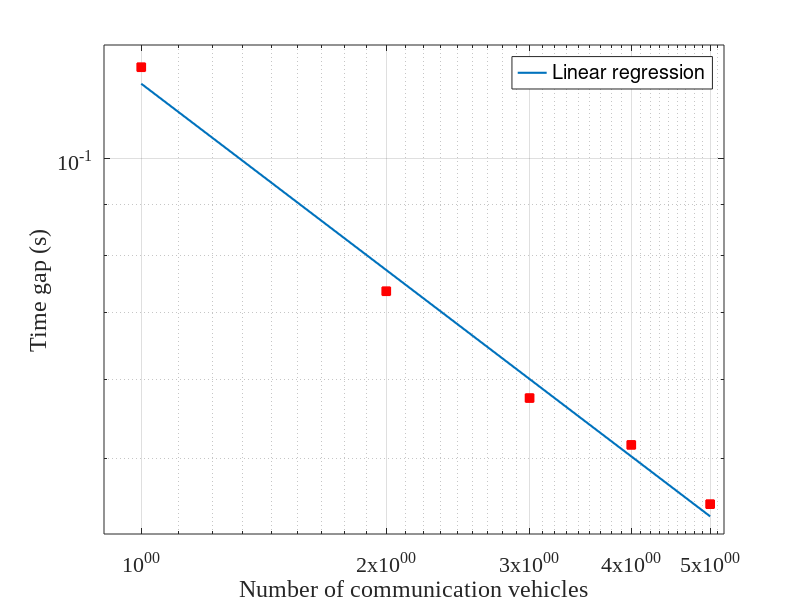

Source code (MATLAB): (Note: this script raises an error after producing the figure.)
clc
clear
close all

% Code for Figure 5 in main text
%%
for npre=1:5
    if npre==1
        paraUpper=[0.6722    0.2467    0.9551    0.1235    1.5];
    elseif npre==2
        paraUpper=[0.6265    0.3703    0.4437    0.2889    0.6676    0.0736    1];
    elseif npre==3
        paraUpper=[0.7026    0.4377    0.3068    0.2359    0.2194    0.1090    0.6125    0.0575    1];
    elseif npre==4
        paraUpper=[0.6802    0.3690    0.0321    0.4185    0.2587    0.1706      0.1218    0.2082    0.4448    0.0516     1];
    elseif npre==5
        paraUpper=[0.8567    0.9122    0.2174    0.0482    0.0001    0.2801    0.1235    0.4235    0.0372    0.0815    0.3039    0.0450    1];
    end
    %----------------------------------------------------
    para_AV=[78.8201836419897,2.07647787797603,9.17891305242795,4;
        58.9344898328179,1.90325205249387,7.86998881634774,4;
        95.9937146710127,2.32906700594111,10.0111919741363,4;
        43.0500120244655,1.62000868090560,6.87020881889564,4];
    para_AV=repmat(para_AV,250,1);
    %% Plot-Figure 5a
    tg_set=[0.1235,0.0736,0.0575,0.0516,0.0450];
    %---------------------------
    npre=1:5;
    log_npre=log10(npre);
    log_tg=log10(tg_set);
    [b,bint,r,rint,stats]=regress(log_tg',[ones(5,1),log_npre']);
    %---------------------------
    figure
    loglog(1:length(tg_set),tg_set,'rs','markerfacecolor','r','linewidth',1)
    hold on
    p_=loglog([1,5],10.^(b(1)+b(2)*log_npre([1,end])),'-','linewidth',1.5);
    legend(p_,'Linear regression')
    set(gca,'xtick',0:6)
    xlim([0.9 5.2])
    ylim([0.042 0.13])
    xlabel('Number of communication vehicles')
    ylabel('Time gap (s)')
    box on
    grid on
    set(gca,'fontname','times new roman','fontsize',16)
    
    %% Simulation
    scene_set=[120,20,1,1];
    for ns=1:size(scene_set,1)
        scene_=scene_set(ns,:);
        vs=scene_(1);%km/h
        vd=scene_(2);%km/h
        a_acc=scene_(3);%m/s2
        a_dec=scene_(4);%m/s2
        tgap=100;%s
        nd=2;
        
        data_Input=fun_generate_leadv(vs,vd,a_acc,a_dec,tgap,nd,'Both');
        LowLevelModel_label=0;
        NoiseStrength=[0.8556    0.0123];
        platsize_set=[1,2,5,10,20,50,100,200,500,1000];
        kps=0;
        FlowDensity_set=nan*zeros(length(platsize_set),4);
        for platsize=platsize_set
            kps=kps+1;
            fun_=str2func(['fun_SimMultiPlatoon_npre',num2str(npre)]);
            [no_platLeader,vdata,xdata,adata,acmd]=fun_(data_Input,para_AV,paraUpper,LowLevelModel_label,NoiseStrength,platsize);
            L_veh=4.835;
            tp=([1:length(vdata)]-1)*0.05;
            data_dx=[inf*xdata(:,end),xdata(:,1:end-1)]-xdata-L_veh;
            %------------------------------------------- Flow-density
            platV=nanmean(vdata(:,2:end),2);%m/s
            platLen=xdata(:,1)-xdata(:,end);
            nveh=size(vdata,2);
            platDen=(nveh-1)./platLen;%/m
            platFlow=platV.*platDen*3600;
            FlowDensity_=[vs,nanmean(platV)*3.6,nanmean(platDen),nanmean(platFlow)];
            FlowDensity_set(kps,:)=FlowDensity_;
        end
    end
    save(['MultiPlat_npre',num2str(npre),'.mat'],'paraUpper','npre','platsize_set','FlowDensity_set')
end
%% Plot-Compare
figure
mycolor={'k','r','g','b','m'};
leg_=[];leg_label={};
for npre=1:5
    load(['MultiPlat_npre',num2str(npre),'.mat'])
    base_=FlowDensity_set(end,4);
    loss_rate=(FlowDensity_set(:,4)-base_)./base_*100;
    p_=semilogx(platsize_set,FlowDensity_set(:,4),'-s','color',mycolor{npre},'markerfacecolor',mycolor{npre},'linewidth',1.5);hold on;
    leg_=[leg_;p_];
    leg_label=[leg_label;{['Commun. ',num2str(npre),' Veh.']}];
end
p_leg=legend(leg_,leg_label);
set(p_leg,'location','southeast')
xlabel('Platoon size')
ylabel('Traffic capacity (veh/h)')
xlim([0 max(platsize_set)])
ylim([min(FlowDensity_set(:,4))-500 max(FlowDensity_set(:,4))+500])
set(gca,'Fontname','Times New Roman', 'FontSize', 15)
grid on
box on